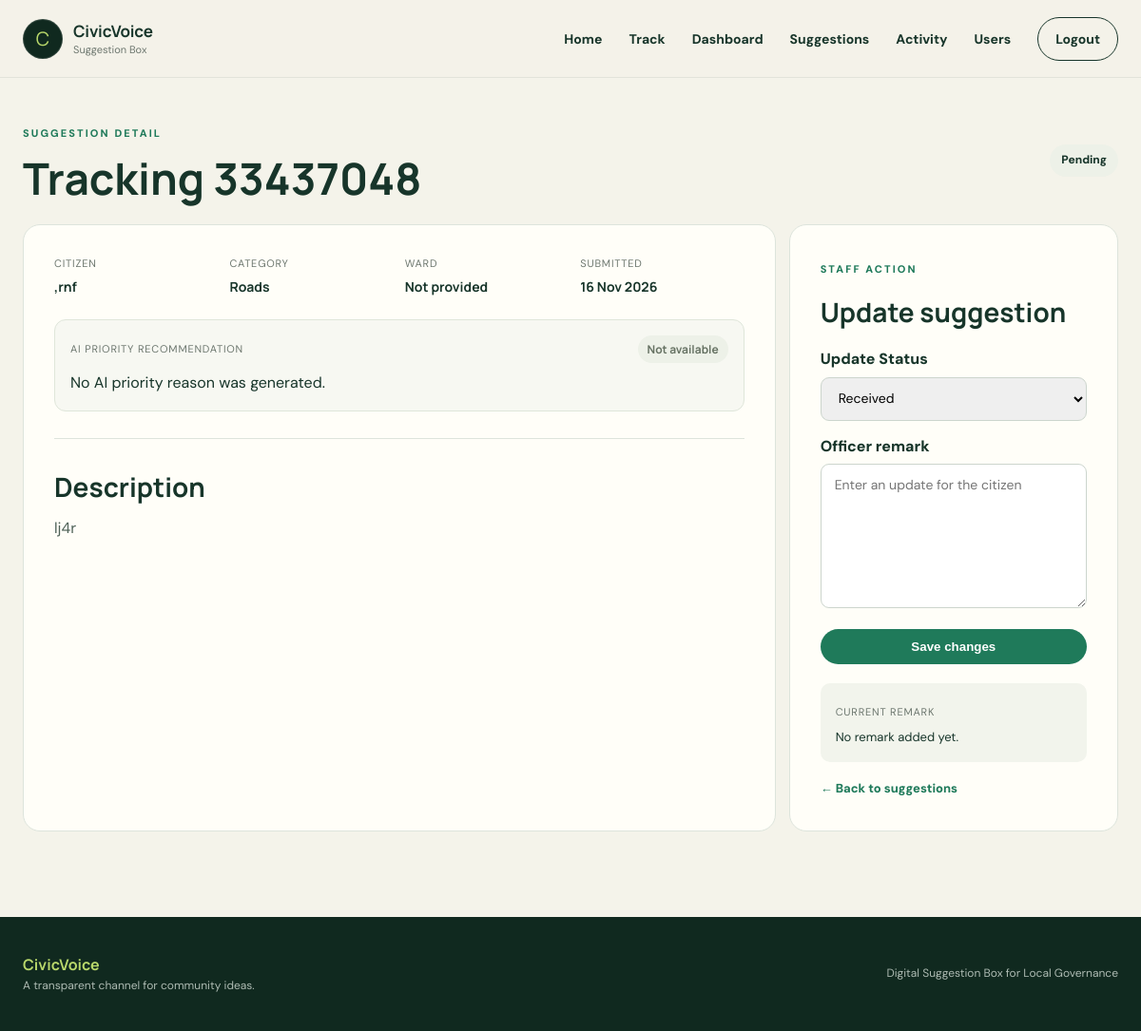
Screenshot of /admin/suggestions/2 (signed in) with the database file from the repository.
### app/models.py (models this page shows)
class Suggestion(db.Model):
    id = db.Column(db.Integer, primary_key=True)
    tracking_id = db.Column(
        db.String(8),
        unique=True,
        nullable=False,
        default=lambda: f"{secrets.randbelow(100_000_000):08d}"
    )
    name = db.Column(db.String(100), nullable=False)
    title = db.Column(db.String(150), nullable=True)
    category = db.Column(db.String(100), nullable=False)
    description = db.Column(db.Text, nullable=False)
    status = db.Column(
        db.String(30),
        default="Received",
        nullable=False
    )
    ward = db.Column(db.String(100), nullable=True)
    officer_remark = db.Column(db.Text, nullable=True)
    photo_filename = db.Column(db.String(255), nullable=True)
    ai_priority = db.Column(db.String(20), nullable=True)
    ai_priority_reason = db.Column(db.Text, nullable=True)
    ai_priority_provider = db.Column(db.String(30), nullable=True)
    created_at = db.Column(
        db.DateTime,
        default=datetime.utcnow
    )

### app/routes.py (the view)
    @app.route("/admin/suggestions/<int:suggestion_id>")
    @staff_required
    def suggestion_detail(suggestion_id):
        suggestion = db.session.get(Suggestion, suggestion_id)
        if suggestion is None:
            abort(404)
        return render_template(
            "suggestion.html",
            suggestion=suggestion
        )

### app/__init__.py (called while the page is built)
@login_manager.user_loader
def load_user(user_id):
    from app.models import User
    try:
        user_id = int(user_id)
    except (TypeError, ValueError):
        return None
    user = db.session.get(User, user_id)
    if user is None or not user.is_active:
        return None
    return user

### app/routes.py (called while the page is built)
def staff_required(view_function):
    @wraps(view_function)
    @login_required
    def wrapped_view(*args, **kwargs):
        if current_user.role not in ["admin", "staff"]:
            abort(403)
        return view_function(*args, **kwargs)
    return wrapped_view

### app/templates/suggestion.html (shortened to what this page needs)
{% extends "base.html" %}
{% block content %}
<div class="dashboard-header">
    <div>
        <span class="eyebrow">Suggestion detail</span>
        <h1>Tracking {{ suggestion.tracking_id }}</h1>
    </div>
    <span class="status-pill status-{{ suggestion.status|lower|replace(' ', '-') }}">{{ suggestion.status }}</span>
</div>
<div class="detail-grid">
    <section class="form-container detail-main">
        <div class="detail-meta">
            <div><span>Citizen</span><strong>{{ suggestion.name }}</strong></div>
            <div><span>Category</span><strong>{{ suggestion.category }}</strong></div>
            <div><span>Ward</span><strong>{{ suggestion.ward or "Not provided" }}</strong></div>
            <div><span>Submitted</span><strong>{{ suggestion.created_at.strftime("%d %b %Y") }}</strong></div>
        </div>
        <div class="ai-priority-card">
            <div>
                <span>AI priority recommendation</span>
                <strong class="priority-{{ (suggestion.ai_priority or 'low')|lower }}">{{ suggestion.ai_priority or "Not available" }}</strong>
            </div>
            <p>{{ suggestion.ai_priority_reason or "No AI priority reason was generated." }}</p>
        </div>
        <hr>
        <h2>Description</h2>
        <p class="suggestion-description">{{ suggestion.description }}</p>
    </section>
    <aside class="form-container detail-update">
        <span class="eyebrow">Staff action</span>
        <h2>Update suggestion</h2>
        <form method="POST" action="{{ url_for('update_suggestion', suggestion_id=suggestion.id) }}">
            <label for="status">Update Status</label>
            <select id="status" name="status" required>
                {% for status in ["Received", "In Progress", "Solved"] %}
                    <option value="{{ status }}" {% if suggestion.status == status %}selected{% endif %}>{{ status }}</option>
                {% endfor %}
            </select>
            <label for="officer_remark">Officer remark</label>
            <textarea id="officer_remark" name="officer_remark" rows="7" placeholder="Enter an update for the citizen">{{ suggestion.officer_remark or "" }}</textarea>
            <button type="submit">Save changes</button>
        </form>
        <div class="current-remark">
            <span>Current remark</span>
            <p>{{ suggestion.officer_remark or "No remark added yet." }}</p>
        </div>
        <a class="back-link" href="{{ url_for('manage_suggestions') }}">← Back to suggestions</a>
    </aside>
</div>
{% endblock %}

### app/static/style.css (style rules this page uses)
:root { --ink: #17352a; --green: #1f7a5a; --green-dark: #10291f; --lime: #b9d86b; --cream: #f4f3ea; --paper: #fffef8; --line: #dde4dc; --muted: #6d776f; --orange: #e69b55; }
* { box-sizing: border-box; margin: 0; padding: 0; }
html { scroll-behavior: smooth; }
body { min-height: 100vh; display: flex; flex-direction: column; font-family: "DM Sans", Arial, sans-serif; color: var(--ink); background: var(--cream); line-height: 1.6; }
h1, h2, h3, strong, .brand { font-family: "Manrope", "DM Sans", sans-serif; }
a { color: inherit; }
.eyebrow { display: inline-block; color: var(--green); text-transform: uppercase; font-size: 11px; font-weight: 800; letter-spacing: 2.1px; margin-bottom: 14px; }
.status-pill { padding: 7px 12px; border-radius: 100px; background: #edf1e8; font-size: 12px; font-weight: 800; }
.form-container { background: var(--paper); border: 1px solid var(--line); border-radius: 18px; padding: 32px; margin-bottom: 18px; }
.form-container h2 { font-size: 28px; margin-bottom: 8px; }
.form-container hr { border: 0; border-top: 1px solid var(--line); margin: 28px 0; }
.form-container form:not(.modern-form) { display: block; }
.form-container form:not(.modern-form) label { display: block; margin: 14px 0 6px; font-weight: 800; }
.form-container form:not(.modern-form) input, .form-container form:not(.modern-form) select, .form-container form:not(.modern-form) textarea { width: 100%; border: 1px solid #ccd5cd; border-radius: 9px; padding: 12px 14px; font: 14px "DM Sans"; }
.form-container form:not(.modern-form) button { margin-top: 14px; background: var(--green); color: white; border: 0; border-radius: 100px; padding: 11px 18px; font-weight: 800; }
.dashboard-header { display: flex; align-items: center; justify-content: space-between; margin: 10px 0 24px; }
.dashboard-header h1 { font-size: clamp(32px, 4vw, 46px); line-height: 1.05; }
.detail-grid { display: grid; grid-template-columns: minmax(0, 1.6fr) minmax(280px, .7fr); gap: 14px; }
.detail-meta { display: grid; grid-template-columns: repeat(4, 1fr); gap: 12px; }
.detail-meta div { display: flex; flex-direction: column; }
.detail-meta span, .current-remark span { color: var(--muted); font-size: 11px; text-transform: uppercase; letter-spacing: .8px; }
.detail-meta strong { font-size: 14px; margin-top: 5px; }
.suggestion-description { white-space: pre-wrap; color: #4f6258; line-height: 1.75; }
.detail-update label { margin-top: 16px; }
.detail-update button { width: 100%; }
.current-remark { margin-top: 20px; padding: 16px; border-radius: 10px; background: #f2f4ec; }
.current-remark p { margin-top: 5px; font-size: 13px; }
.back-link { display: inline-block; margin-top: 18px; color: var(--green); text-decoration: none; font-weight: 800; font-size: 13px; }
.ai-priority-card { margin-top: 22px; padding: 16px; border: 1px solid #dfe6da; border-radius: 12px; background: #f7f8f2; }
.ai-priority-card > div { display: flex; align-items: center; justify-content: space-between; gap: 10px; }
.ai-priority-card span { color: var(--muted); font-size: 11px; text-transform: uppercase; letter-spacing: .8px; }
.ai-priority-card p { margin-top: 8px; }
.priority-low, .priority-medium, .priority-high, .priority-urgent { border-radius: 100px; padding: 5px 10px; font-size: 12px; }
.priority-low { background: #edf1e8; color: #667263; }

### rows the page displays
Suggestion: tracking_id "33437048", status "Pending", name ",rnf", category "Roads", ward "Not provided", created_at "16 Nov 2026", ai_priority "Not available", ai_priority_reason "No AI priority reason was generated.", description "lj4r", officer_remark "No remark added yet."

### other values shown
form field status "Received"
